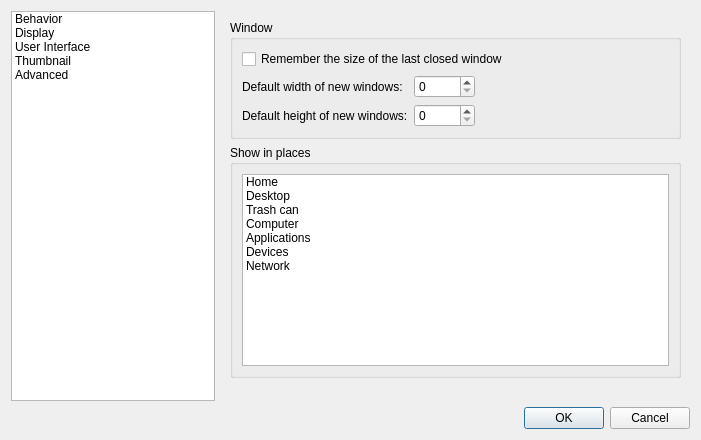
<?xml version="1.0" encoding="UTF-8"?>
<ui version="4.0">
 <class>PreferencesDialog</class>
 <widget class="QDialog" name="PreferencesDialog">
  <property name="geometry">
   <rect>
    <x>0</x>
    <y>0</y>
    <width>701</width>
    <height>440</height>
   </rect>
  </property>
  <property name="windowTitle">
   <string>Preferences</string>
  </property>
  <layout class="QVBoxLayout" name="verticalLayout">
   <item>
    <layout class="QHBoxLayout" name="horizontalLayout" stretch="0,0">
     <item>
      <widget class="QListWidget" name="listWidget">
       <property name="sizePolicy">
        <sizepolicy hsizetype="Expanding" vsizetype="Expanding">
         <horstretch>0</horstretch>
         <verstretch>0</verstretch>
        </sizepolicy>
       </property>
       <property name="horizontalScrollBarPolicy">
        <enum>Qt::ScrollBarAlwaysOff</enum>
       </property>
       <property name="currentRow">
        <number>-1</number>
       </property>
       <item>
        <property name="text">
         <string>Behavior</string>
        </property>
       </item>
       <item>
        <property name="text">
         <string>Display</string>
        </property>
       </item>
       <item>
        <property name="text">
         <string>User Interface</string>
        </property>
       </item>
       <item>
        <property name="text">
         <string>Thumbnail</string>
        </property>
       </item>
       <item>
        <property name="text">
         <string>Advanced</string>
        </property>
       </item>
      </widget>
     </item>
     <item>
      <widget class="QStackedWidget" name="stackedWidget">
       <property name="sizePolicy">
        <sizepolicy hsizetype="Preferred" vsizetype="Preferred">
         <horstretch>0</horstretch>
         <verstretch>0</verstretch>
        </sizepolicy>
       </property>
       <property name="currentIndex">
        <number>2</number>
       </property>
       <widget class="QWidget" name="behaviorPage">
        <layout class="QVBoxLayout" name="verticalLayout_3" stretch="0,0,1">
         <item>
          <widget class="QGroupBox" name="groupBox_4">
           <property name="title">
            <string>Browsing</string>
           </property>
           <layout class="QGridLayout" name="gridLayout">
            <item row="4" column="0">
             <widget class="QLabel" name="label_11">
              <property name="text">
               <string>Default view mode:</string>
              </property>
             </widget>
            </item>
            <item row="4" column="1">
             <widget class="QComboBox" name="viewMode"/>
            </item>
            <item row="3" column="0" colspan="2">
             <widget class="QCheckBox" name="dirInfoWrite">
              <property name="text">
               <string>Save metadata to directories (.DirInfo files)</string>
              </property>
              <property name="checked">
               <bool>false</bool>
              </property>
             </widget>
            </item>
            <item row="2" column="0">
             <widget class="QCheckBox" name="spatialMode">
              <property name="text">
               <string>Spatial mode (folders open in a new window)</string>
              </property>
             </widget>
            </item>
           </layout>
          </widget>
         </item>
         <item>
          <widget class="QGroupBox" name="groupBox_6">
           <property name="title">
            <string>File Operations</string>
           </property>
           <layout class="QVBoxLayout" name="verticalLayout_9">
            <item>
             <widget class="QCheckBox" name="configmDelete">
              <property name="text">
               <string>Confirm before deleting files</string>
              </property>
             </widget>
            </item>
            <item>
             <widget class="QCheckBox" name="noUsbTrash">
              <property name="text">
               <string>Erase files on removable media instead of &quot;trash can&quot; creation</string>
              </property>
             </widget>
            </item>
            <item>
             <widget class="QCheckBox" name="confirmTrash">
              <property name="text">
               <string>Confirm before moving files into &quot;trash can&quot;</string>
              </property>
             </widget>
            </item>
            <item>
             <widget class="QCheckBox" name="quickExec">
              <property name="text">
               <string>Don't ask options on launch executable file</string>
              </property>
             </widget>
            </item>
           </layout>
          </widget>
         </item>
         <item>
          <spacer name="verticalSpacer_2">
           <property name="orientation">
            <enum>Qt::Vertical</enum>
           </property>
           <property name="sizeHint" stdset="0">
            <size>
             <width>0</width>
             <height>0</height>
            </size>
           </property>
          </spacer>
         </item>
        </layout>
       </widget>
       <widget class="QWidget" name="displayPage">
        <layout class="QVBoxLayout" name="verticalLayout_7" stretch="0,0,1">
         <item>
          <widget class="QGroupBox" name="groupBox_2">
           <property name="title">
            <string>Icons</string>
           </property>
           <layout class="QFormLayout" name="formLayout_2">
            <item row="0" column="0">
             <widget class="QLabel" name="iconThemeLabel">
              <property name="sizePolicy">
               <sizepolicy hsizetype="Fixed" vsizetype="Preferred">
                <horstretch>0</horstretch>
                <verstretch>0</verstretch>
               </sizepolicy>
              </property>
              <property name="text">
               <string>Icon theme:</string>
              </property>
             </widget>
            </item>
            <item row="0" column="1">
             <widget class="QComboBox" name="iconTheme">
              <property name="sizePolicy">
               <sizepolicy hsizetype="Preferred" vsizetype="Fixed">
                <horstretch>0</horstretch>
                <verstretch>0</verstretch>
               </sizepolicy>
              </property>
             </widget>
            </item>
            <item row="1" column="0">
             <widget class="QLabel" name="label_6">
              <property name="text">
               <string>Size of big icons:</string>
              </property>
             </widget>
            </item>
            <item row="1" column="1">
             <widget class="QComboBox" name="bigIconSize"/>
            </item>
            <item row="2" column="0">
             <widget class="QLabel" name="label_7">
              <property name="text">
               <string>Size of small icons:</string>
              </property>
             </widget>
            </item>
            <item row="2" column="1">
             <widget class="QComboBox" name="smallIconSize"/>
            </item>
            <item row="3" column="0">
             <widget class="QLabel" name="label_8">
              <property name="text">
               <string>Size of thumbnails:</string>
              </property>
             </widget>
            </item>
            <item row="3" column="1">
             <widget class="QComboBox" name="thumbnailIconSize"/>
            </item>
            <item row="4" column="0">
             <widget class="QLabel" name="label_9">
              <property name="text">
               <string>Size of side pane icons:</string>
              </property>
             </widget>
            </item>
            <item row="4" column="1">
             <widget class="QComboBox" name="sidePaneIconSize"/>
            </item>
           </layout>
          </widget>
         </item>
         <item>
          <widget class="QGroupBox" name="groupBox_9">
           <property name="title">
            <string>User interface</string>
           </property>
           <layout class="QVBoxLayout" name="verticalLayout_8">
            <item>
             <widget class="QCheckBox" name="siUnit">
              <property name="text">
               <string>Use SI decimal prefixes instead of IEC binary prefixes</string>
              </property>
             </widget>
            </item>
            <item>
             <widget class="QCheckBox" name="backupAsHidden">
              <property name="text">
               <string>Treat backup files as hidden</string>
              </property>
             </widget>
            </item>
            <item>
             <widget class="QCheckBox" name="showFullNames">
              <property name="enabled">
               <bool>false</bool>
              </property>
              <property name="text">
               <string>Always show full file names</string>
              </property>
             </widget>
            </item>
            <item>
             <widget class="QCheckBox" name="shadowHidden">
              <property name="enabled">
               <bool>false</bool>
              </property>
              <property name="text">
               <string>Show icons of hidden files shadowed</string>
              </property>
             </widget>
            </item>
           </layout>
          </widget>
         </item>
         <item>
          <spacer name="verticalSpacer_5">
           <property name="orientation">
            <enum>Qt::Vertical</enum>
           </property>
           <property name="sizeHint" stdset="0">
            <size>
             <width>0</width>
             <height>0</height>
            </size>
           </property>
          </spacer>
         </item>
        </layout>
       </widget>
       <widget class="QWidget" name="uiPage">
        <layout class="QVBoxLayout" name="verticalLayout_5" stretch="0,0,1">
         <item>
          <widget class="QGroupBox" name="groupBox_5">
           <property name="title">
            <string>Window</string>
           </property>
           <layout class="QFormLayout" name="formLayout_7">
            <property name="fieldGrowthPolicy">
             <enum>QFormLayout::ExpandingFieldsGrow</enum>
            </property>
            <item row="0" column="0" colspan="2">
             <widget class="QCheckBox" name="rememberWindowSize">
              <property name="text">
               <string>Remember the size of the last closed window</string>
              </property>
             </widget>
            </item>
            <item row="1" column="0">
             <widget class="QLabel" name="label_12">
              <property name="text">
               <string>Default width of new windows:</string>
              </property>
             </widget>
            </item>
            <item row="1" column="1">
             <widget class="QSpinBox" name="fixedWindowWidth">
              <property name="maximum">
               <number>32768</number>
              </property>
             </widget>
            </item>
            <item row="2" column="0">
             <widget class="QLabel" name="label_13">
              <property name="text">
               <string>Default height of new windows:</string>
              </property>
             </widget>
            </item>
            <item row="2" column="1">
             <widget class="QSpinBox" name="fixedWindowHeight">
              <property name="maximum">
               <number>32768</number>
              </property>
             </widget>
            </item>
           </layout>
          </widget>
         </item>
         <item>
          <widget class="QGroupBox" name="groupBox_10">
           <property name="title">
            <string>Show in places</string>
           </property>
           <layout class="QVBoxLayout" name="verticalLayout_10">
            <item>
             <widget class="QListWidget" name="showInPlaces">
              <item>
               <property name="text">
                <string>Home</string>
               </property>
               <property name="checkState">
                <enum>Unchecked</enum>
               </property>
               <property name="icon">
                <iconset theme="user-home">
                 <normaloff>.</normaloff>.</iconset>
               </property>
              </item>
              <item>
               <property name="text">
                <string>Desktop</string>
               </property>
               <property name="checkState">
                <enum>Unchecked</enum>
               </property>
               <property name="icon">
                <iconset theme="user-desktop">
                 <normaloff>.</normaloff>.</iconset>
               </property>
              </item>
              <item>
               <property name="text">
                <string>Trash can</string>
               </property>
               <property name="checkState">
                <enum>Unchecked</enum>
               </property>
               <property name="icon">
                <iconset theme="user-trash">
                 <normaloff>.</normaloff>.</iconset>
               </property>
              </item>
              <item>
               <property name="text">
                <string>Computer</string>
               </property>
               <property name="checkState">
                <enum>Unchecked</enum>
               </property>
               <property name="icon">
                <iconset theme="computer">
                 <normaloff>.</normaloff>.</iconset>
               </property>
              </item>
              <item>
               <property name="text">
                <string>Applications</string>
               </property>
               <property name="checkState">
                <enum>Unchecked</enum>
               </property>
              </item>
              <item>
               <property name="text">
                <string>Devices</string>
               </property>
               <property name="checkState">
                <enum>Unchecked</enum>
               </property>
              </item>
              <item>
               <property name="text">
                <string>Network</string>
               </property>
               <property name="checkState">
                <enum>Unchecked</enum>
               </property>
               <property name="icon">
                <iconset theme="folder-network">
                 <normaloff>.</normaloff>.</iconset>
               </property>
              </item>
             </widget>
            </item>
           </layout>
          </widget>
         </item>
         <item>
          <spacer name="verticalSpacer_4">
           <property name="orientation">
            <enum>Qt::Vertical</enum>
           </property>
           <property name="sizeHint" stdset="0">
            <size>
             <width>0</width>
             <height>0</height>
            </size>
           </property>
          </spacer>
         </item>
        </layout>
       </widget>
       <widget class="QWidget" name="thumbnailPage">
        <layout class="QVBoxLayout" name="verticalLayout_11">
         <item>
          <widget class="QGroupBox" name="groupBox_8">
           <property name="title">
            <string>Thumbnail</string>
           </property>
           <layout class="QFormLayout" name="formLayout_3">
            <item row="2" column="0">
             <widget class="QLabel" name="label_10">
              <property name="text">
               <string>Do not generate thumbnails for image files exceeding this size:</string>
              </property>
             </widget>
            </item>
            <item row="2" column="1">
             <widget class="QSpinBox" name="maxThumbnailFileSize">
              <property name="suffix">
               <string> KB</string>
              </property>
              <property name="maximum">
               <number>1048576</number>
              </property>
             </widget>
            </item>
            <item row="1" column="0" colspan="2">
             <widget class="QCheckBox" name="thumbnailLocal">
              <property name="text">
               <string>Only show thumbnails for local files</string>
              </property>
             </widget>
            </item>
            <item row="0" column="0" colspan="2">
             <widget class="QCheckBox" name="showThumbnails">
              <property name="text">
               <string>Show thumbnails of files</string>
              </property>
             </widget>
            </item>
           </layout>
          </widget>
         </item>
         <item>
          <spacer name="verticalSpacer_6">
           <property name="orientation">
            <enum>Qt::Vertical</enum>
           </property>
           <property name="sizeHint" stdset="0">
            <size>
             <width>0</width>
             <height>225</height>
            </size>
           </property>
          </spacer>
         </item>
        </layout>
       </widget>
       <widget class="QWidget" name="advancedPage">
        <layout class="QVBoxLayout" name="verticalLayout_2" stretch="0,0,1">
         <item>
          <widget class="QGroupBox" name="groupBox">
           <property name="title">
            <string>Programs</string>
           </property>
           <layout class="QFormLayout" name="formLayout">
            <property name="fieldGrowthPolicy">
             <enum>QFormLayout::AllNonFixedFieldsGrow</enum>
            </property>
            <item row="0" column="0">
             <widget class="QLabel" name="label_14">
              <property name="text">
               <string>Terminal emulator:</string>
              </property>
             </widget>
            </item>
            <item row="1" column="0">
             <widget class="QLabel" name="label_3">
              <property name="text">
               <string>Switch &amp;user command:</string>
              </property>
              <property name="buddy">
               <cstring>suCommand</cstring>
              </property>
             </widget>
            </item>
            <item row="1" column="1">
             <widget class="QLineEdit" name="suCommand"/>
            </item>
            <item row="2" column="0" colspan="2">
             <widget class="QLabel" name="label_4">
              <property name="text">
               <string>Examples: &quot;xterm -e %s&quot; for terminal or &quot;gksu %s&quot; for switching user.
%s = the command line you want to execute with terminal or su.</string>
              </property>
              <property name="textFormat">
               <enum>Qt::PlainText</enum>
              </property>
             </widget>
            </item>
            <item row="0" column="1">
             <widget class="QComboBox" name="terminal">
              <property name="editable">
               <bool>true</bool>
              </property>
             </widget>
            </item>
           </layout>
          </widget>
         </item>
         <item>
          <widget class="QGroupBox" name="groupBox_11">
           <property name="title">
            <string>Templates</string>
           </property>
           <layout class="QVBoxLayout" name="verticalLayout_12">
            <item>
             <widget class="QCheckBox" name="onlyUserTemplates">
              <property name="text">
               <string>Show only user defined templates in menu</string>
              </property>
             </widget>
            </item>
            <item>
             <widget class="QCheckBox" name="templateTypeOnce">
              <property name="text">
               <string>Show only one template for each MIME type</string>
              </property>
             </widget>
            </item>
            <item>
             <widget class="QCheckBox" name="templateRunApp">
              <property name="text">
               <string>Run default application after creation from template</string>
              </property>
             </widget>
            </item>
           </layout>
          </widget>
         </item>
         <item>
          <spacer name="verticalSpacer_3">
           <property name="orientation">
            <enum>Qt::Vertical</enum>
           </property>
           <property name="sizeHint" stdset="0">
            <size>
             <width>0</width>
             <height>0</height>
            </size>
           </property>
          </spacer>
         </item>
        </layout>
       </widget>
       <widget class="QWidget" name="volumePage">
        <layout class="QVBoxLayout" name="verticalLayout_4" stretch="0,0,1">
         <item>
          <widget class="QGroupBox" name="groupBox_3">
           <property name="title">
            <string>Auto Mount</string>
           </property>
           <layout class="QFormLayout" name="formLayout_4">
            <item row="0" column="0">
             <widget class="QCheckBox" name="mountOnStartup">
              <property name="text">
               <string>Mount mountable volumes automatically on program startup</string>
              </property>
             </widget>
            </item>
            <item row="1" column="0">
             <widget class="QCheckBox" name="mountRemovable">
              <property name="text">
               <string>Mount removable media automatically when they are inserted</string>
              </property>
             </widget>
            </item>
            <item row="2" column="0">
             <widget class="QCheckBox" name="autoRun">
              <property name="text">
               <string>Show available options for removable media when they are inserted</string>
              </property>
             </widget>
            </item>
           </layout>
          </widget>
         </item>
         <item>
          <widget class="QGroupBox" name="groupBox_7">
           <property name="title">
            <string>When removable medium unmounted:</string>
           </property>
           <layout class="QVBoxLayout" name="verticalLayout_6">
            <item>
             <widget class="QRadioButton" name="closeOnUnmount">
              <property name="text">
               <string>Close &amp;tab containing removable medium</string>
              </property>
             </widget>
            </item>
            <item>
             <widget class="QRadioButton" name="goHomeOnUnmount">
              <property name="text">
               <string>Chan&amp;ge folder in the tab to home folder</string>
              </property>
             </widget>
            </item>
           </layout>
          </widget>
         </item>
         <item>
          <spacer name="verticalSpacer">
           <property name="orientation">
            <enum>Qt::Vertical</enum>
           </property>
           <property name="sizeHint" stdset="0">
            <size>
             <width>0</width>
             <height>0</height>
            </size>
           </property>
          </spacer>
         </item>
        </layout>
       </widget>
      </widget>
     </item>
    </layout>
   </item>
   <item>
    <widget class="QDialogButtonBox" name="buttonBox">
     <property name="orientation">
      <enum>Qt::Horizontal</enum>
     </property>
     <property name="standardButtons">
      <set>QDialogButtonBox::Cancel|QDialogButtonBox::Ok</set>
     </property>
    </widget>
   </item>
  </layout>
 </widget>
 <tabstops>
  <tabstop>listWidget</tabstop>
  <tabstop>rememberWindowSize</tabstop>
  <tabstop>fixedWindowWidth</tabstop>
  <tabstop>fixedWindowHeight</tabstop>
  <tabstop>configmDelete</tabstop>
  <tabstop>mountOnStartup</tabstop>
  <tabstop>mountRemovable</tabstop>
  <tabstop>autoRun</tabstop>
  <tabstop>closeOnUnmount</tabstop>
  <tabstop>goHomeOnUnmount</tabstop>
  <tabstop>terminal</tabstop>
  <tabstop>suCommand</tabstop>
 </tabstops>
 <resources/>
 <connections>
  <connection>
   <sender>buttonBox</sender>
   <signal>accepted()</signal>
   <receiver>PreferencesDialog</receiver>
   <slot>accept()</slot>
   <hints>
    <hint type="sourcelabel">
     <x>261</x>
     <y>487</y>
    </hint>
    <hint type="destinationlabel">
     <x>157</x>
     <y>274</y>
    </hint>
   </hints>
  </connection>
  <connection>
   <sender>buttonBox</sender>
   <signal>rejected()</signal>
   <receiver>PreferencesDialog</receiver>
   <slot>reject()</slot>
   <hints>
    <hint type="sourcelabel">
     <x>329</x>
     <y>487</y>
    </hint>
    <hint type="destinationlabel">
     <x>286</x>
     <y>274</y>
    </hint>
   </hints>
  </connection>
  <connection>
   <sender>rememberWindowSize</sender>
   <signal>toggled(bool)</signal>
   <receiver>label_13</receiver>
   <slot>setDisabled(bool)</slot>
   <hints>
    <hint type="sourcelabel">
     <x>183</x>
     <y>338</y>
    </hint>
    <hint type="destinationlabel">
     <x>187</x>
     <y>404</y>
    </hint>
   </hints>
  </connection>
  <connection>
   <sender>rememberWindowSize</sender>
   <signal>toggled(bool)</signal>
   <receiver>fixedWindowHeight</receiver>
   <slot>setDisabled(bool)</slot>
   <hints>
    <hint type="sourcelabel">
     <x>549</x>
     <y>351</y>
    </hint>
    <hint type="destinationlabel">
     <x>462</x>
     <y>421</y>
    </hint>
   </hints>
  </connection>
  <connection>
   <sender>listWidget</sender>
   <signal>currentRowChanged(int)</signal>
   <receiver>stackedWidget</receiver>
   <slot>setCurrentIndex(int)</slot>
   <hints>
    <hint type="sourcelabel">
     <x>94</x>
     <y>157</y>
    </hint>
    <hint type="destinationlabel">
     <x>359</x>
     <y>145</y>
    </hint>
   </hints>
  </connection>
  <connection>
   <sender>rememberWindowSize</sender>
   <signal>toggled(bool)</signal>
   <receiver>label_12</receiver>
   <slot>setDisabled(bool)</slot>
   <hints>
    <hint type="sourcelabel">
     <x>211</x>
     <y>342</y>
    </hint>
    <hint type="destinationlabel">
     <x>211</x>
     <y>374</y>
    </hint>
   </hints>
  </connection>
  <connection>
   <sender>rememberWindowSize</sender>
   <signal>toggled(bool)</signal>
   <receiver>fixedWindowWidth</receiver>
   <slot>setDisabled(bool)</slot>
   <hints>
    <hint type="sourcelabel">
     <x>506</x>
     <y>351</y>
    </hint>
    <hint type="destinationlabel">
     <x>462</x>
     <y>386</y>
    </hint>
   </hints>
  </connection>
 </connections>
</ui>
